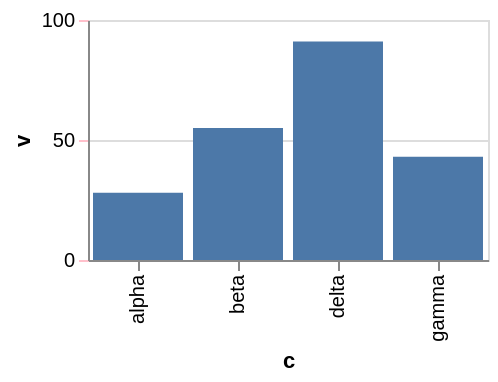

Write the Vega-Lite specification saved for this chart.
### Vega-Lite specification from a JSON file in a GitHub repository (floating-point values rounded to 4 significant figures)
{"$schema": "https://vega.github.io/schema/vega-lite/v6.json", "width": 200, "height": 120, "data": {"values": [{"c": "alpha", "v": 28, "w": 3, "t": "2024-01-07"}, {"c": "beta", "v": 55, "w": 7, "t": "2024-03-19"}, {"c": "gamma", "v": 43, "w": 5, "t": "2024-06-02"}, {"c": "delta", "v": 91, "w": 9, "t": "2024-09-11"}]}, "mark": "bar", "encoding": {"x": {"field": "c", "type": "nominal"}, "y": {"field": "v", "type": "quantitative", "axis": {"tickColor": "pink"}}}}
